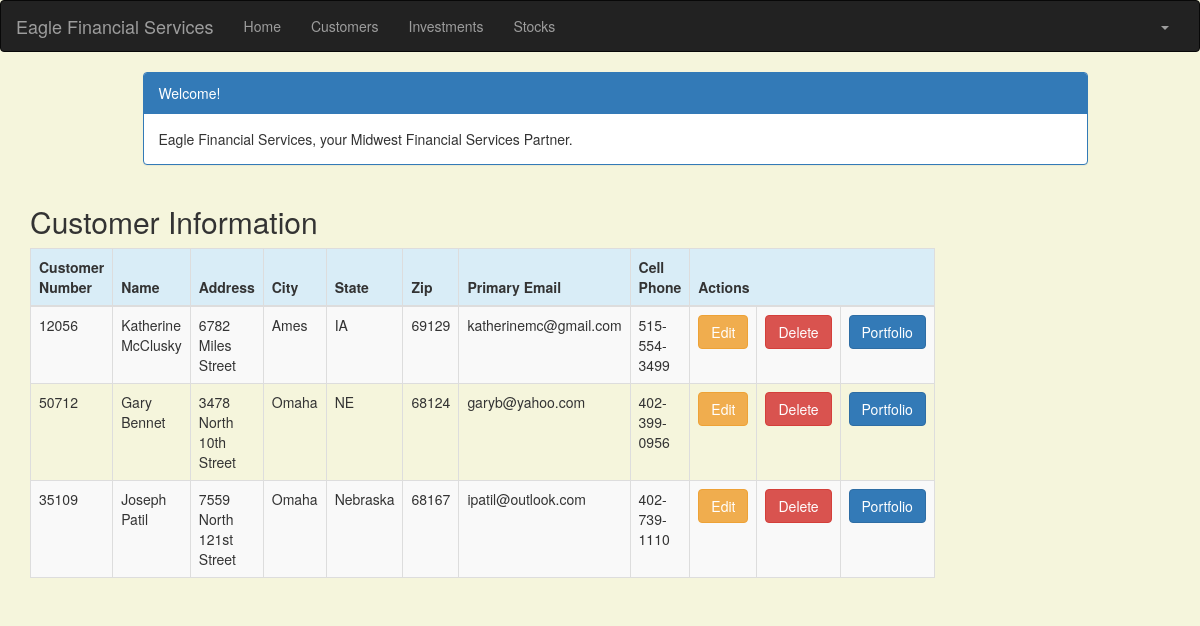
The page /customer/ (signed in) on the database its author committed.
### portfolio/models.py (models this page shows, shortened)
class Customer(models.Model):
    name = models.CharField(max_length=50)
    address = models.CharField(max_length=200)
    cust_number = models.IntegerField(blank=False, null=False)
    city = models.CharField(max_length=50)
    state = models.CharField(max_length=50)
    zipcode = models.CharField(max_length=10)
    email = models.EmailField(max_length=200)
    cell_phone = models.CharField(max_length=50)
    created_date = models.DateTimeField(
       default=timezone.now)
    updated_date = models.DateTimeField(auto_now_add=True)

### portfolio/views.py (the view)
# urls.py: url(r'^customer/$', views.customer_list, name='customer_list'),
@login_required
def customer_list(request):
    customer = Customer.objects.filter(created_date__lte=timezone.now())
    return render(request, 'portfolio/customer_list.html',
                   {'customers': customer})

### portfolio/templates/portfolio/customer_list.html (shortened to what this page needs)
{% extends 'portfolio/base.html' %}
{% block content %}
    <!DOCTYPE html>
    <html>
    <head>
        <link rel="stylesheet" href="https://maxcdn.bootstrapcdn.com/bootstrap/3.3.4/css/bootstrap.min.css">
    </head>
    <body>
    <div class="container">
        <div class="row">
            <div class="col-md-10 col-md-offset-1">
                <div class="panel panel-primary">
                    <div class="panel-heading">Welcome!</div>
                    <div class="panel-body">
                        Eagle Financial Services, your Midwest Financial Services Partner.
                    </div>
                </div>
            </div>
        </div>
    </div>
    <div class="row">
        <h2 style="padding-left: 15Px">Customer Information</h2>
    </div>
    <div>
        <table class="table table-striped table-bordered table-hover">
            <thead>
            <tr class="bg-info">
                <th>Customer Number</th>
                <th>Name</th>
                <th>Address</th>
                <th>City</th>
                <th>State</th>
                <th>Zip</th>
                <th>Primary Email</th>
                <th>Cell Phone</th>
                <th colspan="3">Actions</th>
            </tr>
            </thead>
            <tbody>
            {% for customer in customers %}
                <tr>
                    <td>{{ customer.cust_number }}</td>
                    <td>{{ customer.name }}</td>
                    <td>{{ customer.address }}</td>
                    <td>{{ customer.city }}</td>
                    <td>{{ customer.state }}</td>
                    <td>{{ customer.zipcode }}</td>
                    <td>{{ customer.email }}</td>
                    <td>{{ customer.cell_phone }}</td>
                    <td><a href="{% url 'portfolio:customer_edit' pk=customer.pk %}" class="btn btn-warning">Edit</a>
                    <td><a href="{% url 'portfolio:customer_delete' pk=customer.pk %}"
                           onclick="return confirm('Are you sure you want to delete?')"
                           class="btn btn-danger">Delete</a>
                    </td>
                    <td><a href="{% url 'portfolio:portfolio' pk=customer.pk %}"
                           class="btn btn-primary">Portfolio</a>
                    </td>
                </tr>
            {% endfor %}
            </tbody>
        </table>
    </div>
    </body>
    </html>
{% endblock %}

### portfolio/templates/portfolio/customer_list.html (style rules this page uses)
body { background-color: beige; }

### rows shown on the page
Customer: cust_number "12056", name "Katherine McClusky", address "6782 Miles Street", city "Ames", state "IA", zipcode "69129", email "katherinemc@gmail.com", cell_phone "515-554-3499"
Customer: cust_number "50712", name "Gary Bennet", address "3478 North 10th Street", city "Omaha", state "NE", zipcode "68124", email "garyb@yahoo.com", cell_phone "402-399-0956"
Customer: cust_number "35109", name "Joseph Patil", address "7559 North 121st Street", city "Omaha", state "Nebraska", zipcode "68167", email "ipatil@outlook.com", cell_phone "402-739-1110"
